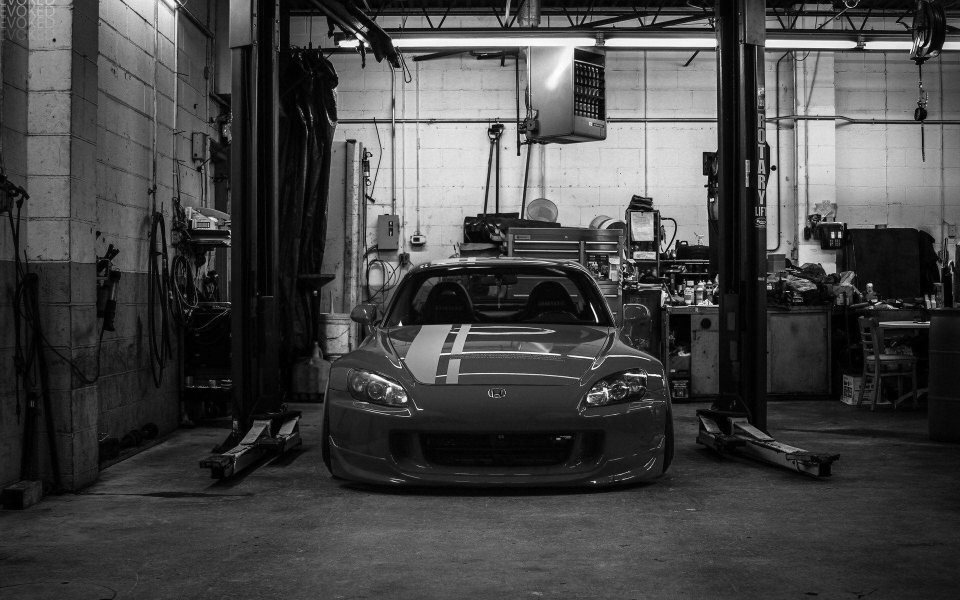
#> input picture car.png, 1920 x 1200 px (shown at 1/2 size)
$ python main.py
#> lines starting #> are read from the running program, lines starting #| are printed output that depends on the picture; long printed decimals are rounded
import numpy as np
from scipy.stats import entropy
from PIL import Image


def img_entropy(img, img_path):
    hist, _ = np.histogram(img, bins=256, range=(0, 255), density=True)
    print("Entropy of photo " + img_path + " = " + str(entropy(hist, base=2)))


def img_entropy_relative(img_modif, img_orig, img_path):
    hist, _ = np.histogram(img_modif, bins=256, range=(0, 255), density=True)
    base_hist, _ = np.histogram(img_orig, bins=256, range=(0, 255),
                                density=True)
    relative_entropy = entropy(hist, base=2, qk=base_hist)
    print("Relative Entropy of photo " + img_path + " = " + str(relative_entropy))


def discretization(img, level):
    result = img.resize((img.width // level, img.height // level),
                        resample=Image.LANCZOS)
    img_path = 'image/discretization_step(' + str(level) + ').png'
    result.save(img_path)

    return img_path


def quantization(img, level_quant, level_disc):
    result = img.quantize(level_quant)
    img_path = 'image/quantization_lvl(' + str(level_quant) + ')_discretization_step(' \
               + str(level_disc) + ').png'
    result.save(img_path)

    return img_path


def nearest_restoration(img, level):
    img_restored = img.resize(img.size, resample=Image.NEAREST)
    img_path = 'image/discretization_step(' + str(level) + ')_nearest.png'
    img_restored.save(img_path)

    return img_path


def bilinear_restoration(img, level):
    img_restored = img.resize(img.size, resample=Image.BILINEAR)
    img_path = 'image/discretization_step(' + str(level) + ')_bilinear.png'
    img_restored.save(img_path)

    return img_path


def bicubic_restoration(img, level):
    img_restored = img.resize(img.size, resample=Image.BICUBIC)
    img_path = 'image/discretization_step(' + str(level) + ')_bicubic.png'
    img_restored.save(img_path)

    return img_path


img = Image.open('car.png')
#> img is the input picture: PIL image 1920x1200 L; min 0, max 255, mean 69.7
tmp = [8, 16, 64]
path = []

for i in range(2, 9, 2):
    img_path = discretization(img, i)
#> in discretization, `result = img.resize((img.width // level, img.height // level), resampl..`:
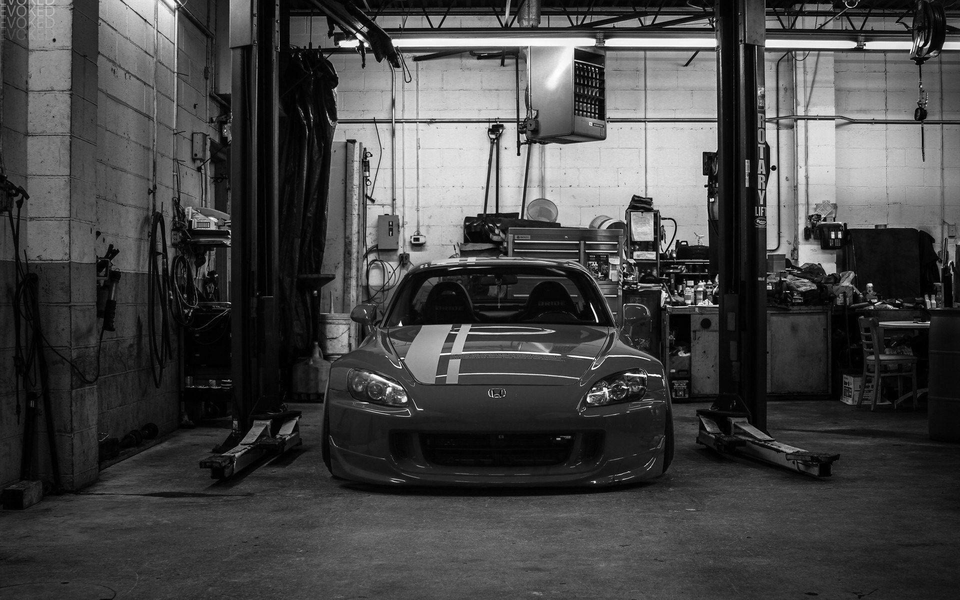
#> result: PIL image 960x600 L; min 0, max 255, mean 69.7
#> img_path = 'image/discretization_step(2).png'

    for j in tmp:
        if i == 8:
            path_2 = quantization(img, j, 0) # the first one(original)
            # img_entropy(Image.open(path_2), path_2)
            img_entropy_relative(Image.open(path_2), img, path_2)
        else:
            path_1 = quantization(Image.open(img_path), j, i - 2)
#> in quantization, `result = img.quantize(level_quant)`:
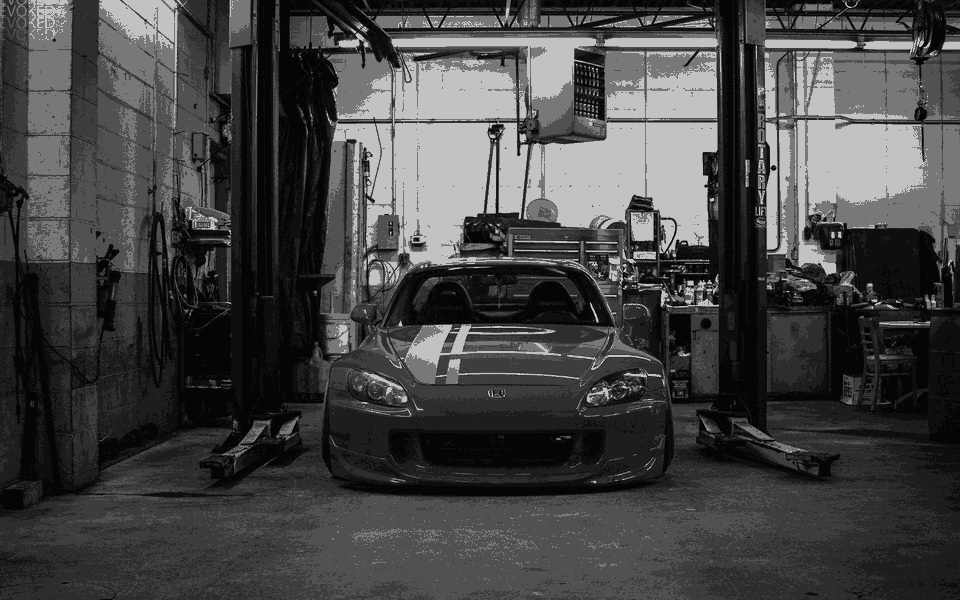
#> result: PIL image 960x600 P; min 5, max 194, mean 68.5
            # img_entropy(Image.open(path_1), path_1)
            img_entropy_relative(Image.open(path_1), img, path_1)
#> in img_entropy_relative, `hist, _ = np.histogram(img_modif, bins=256, range=(0, 255), density=Tr..`: hist = 256 values, max 0.143 at index 2, min 0 at index 8, mean 0.00392
#> in img_entropy_relative, `base_hist, _ = np.histogram(img_orig, bins=256, range=(0, 255), densit..`: base_hist = 256 values, max 0.0148 at index 6, min 6.84e-05 at index 254, mean 0.00392
#> in img_entropy_relative, `relative_entropy = entropy(hist, base=2, qk=base_hist)`: relative_entropy = 3.29
#| Relative Entropy of photo image/quantization_lvl(8)_discretization_step(0).png = 3.292
    print("____________________________________________")
    print()


# [14 lines of commented-out code are left out]
